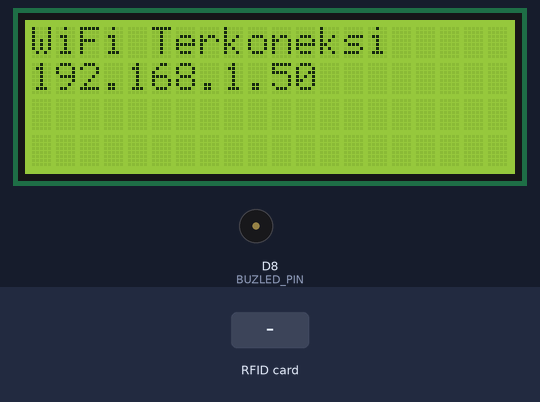
Simulated run of this sketch. Board: ESP8266 (NodeMCU). Shown: 20×4 character LCD, buzzer (waves = sounding, pin HIGH). The test bench sets the inputs (shaded band). WiFi joins after 1.5 s; servers stay silent unless stated; uploads are accepted with an empty reply; EEPROM starts erased; what the sketch prints to the serial monitor is not drawn.

Above: at 2.9 s.
At 7.4 s:
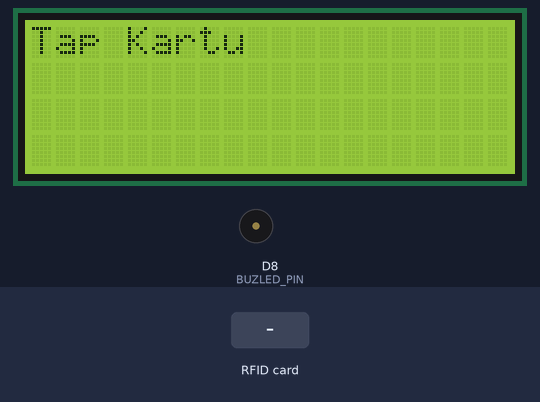
7.5 s: RFID card 12 34 56 78 held to the reader
Timing chart, 0 to 10.5 s (numbered marks = the images above; inputs shaded):
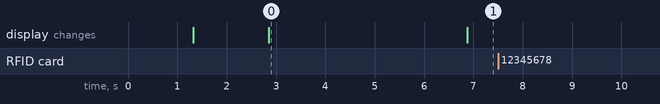

The sketch:

nodemcu.ino
```cpp
/*
 * NodeMCU Pin Configuration
 *
 * RFID MFRC522:
 * RST     -> D3 (GPIO0)
 * MISO    -> D6 (GPIO12)
 * MOSI    -> D7 (GPIO13)
 * SCK     -> D5 (GPIO14)
 * SDA/SS  -> D4 (GPIO2)
 * 3.3V    -> 3.3V
 * GND     -> GND
 *
 * LCD I2C 20x4:
 * SDA     -> D2 (GPIO4)
 * SCL     -> D1 (GPIO5)
 * VCC     -> 3.3V (5V highly recommended)
 * GND     -> GND
 *
 * BUZZER/LED:
 * Positif -> D8 (GPIO15)
 * Negatif -> GND
 */

#include "require.hpp"

void setup() {
  delay(1000);
  Serial.begin(115200);
  intro();
  initializeHardware();
  initializeConfig();
  initializeWiFi();
  initializeWebServer();
  conclusion();
  attachTicker();
}

void loop() {
  checkCard();
  yield();
}
```

conclusion.cpp
```cpp
#include "require.hpp"

void conclusion() {
  Serial.println(F("====={ Conclusion }====="));
  if (condition.conf && condition.lcd && condition.rfid && condition.wifi) {
    Serial.println(F("All Checking are passed. you can start scanning"));
    runprogram = true;
  } else {
    Serial.println(F("Error list:"));
    if (!condition.conf) Serial.println(F("- EEPROM has empty"));
    if (!condition.lcd) Serial.println(F("- LCD not connected, check your cable"));
    if (!condition.rfid) Serial.println(F("- RFID MFRC522 not detected"));
    if (!condition.wifi) Serial.println(F("- WiFi not connected, using AP mode"));
    runprogram = false;
  }
}
```

globalVariable.cpp
```cpp
#include "require.hpp"

WiFiUDP ntpUDP;
Condition condition;

NTPClient timeClient(ntpUDP, NTPSERVER, NTPOFFSET);

int I2CADDR = 0x27;
bool runprogram = false;
const char html[] PROGMEM = R"rawliteral(
<!DOCTYPE html>
<html lang="id">
<head>
    <meta charset="UTF-8">
    <meta name="viewport" content="width=device-width, initial-scale=1">
    <title>Konfigurasi NodeMCU</title>
    <style>
        :root {
            --primary-color: #4361ee;
            --primary-hover: #3a56d4;
            --text-color: #333;
            --light-text: #666;
            --lighter-text: #999;
            --success-color: #2ecc71;
            --error-color: #e74c3c;
            --bg-color: #f0f2f5;
            --card-bg: #ffffff;
            --border-radius: 12px;
            --input-border: #e1e4e8;
            --input-focus: #4361ee;
            --box-shadow: 0 10px 15px -3px rgba(0, 0, 0, 0.1), 0 4px 6px -2px rgba(0, 0, 0, 0.05);
        }

        * {
            margin: 0;
            padding: 0;
            box-sizing: border-box;
            font-family: 'Segoe UI', Tahoma, Geneva, Verdana, sans-serif;
        }

        body {
            background: var(--bg-color);
            color: var(--text-color);
            padding: 20px;
            display: flex;
            justify-content: center;
            align-items: center;
            min-height: 100vh;
            line-height: 1.6;
        }

        .container {
            max-width: 420px;
            width: 100%;
            background: var(--card-bg);
            padding: 28px;
            border-radius: var(--border-radius);
            box-shadow: var(--box-shadow);
            animation: fadeIn 0.5s ease-out;
        }

        @keyframes fadeIn {
            from { opacity: 0; transform: translateY(20px); }
            to { opacity: 1; transform: translateY(0); }
        }

        .header {
            text-align: center;
            margin-bottom: 25px;
        }

        .header h1 {
            font-size: 24px;
            color: var(--text-color);
            margin-bottom: 8px;
            font-weight: 600;
        }

        .header p {
            color: var(--light-text);
            font-size: 14px;
        }

        .icon {
            margin: 0 auto 15px;
            width: 70px;
            height: 70px;
            background-color: rgba(67, 97, 238, 0.1);
            border-radius: 50%;
            display: flex;
            align-items: center;
            justify-content: center;
        }

        .form-group {
            margin-bottom: 18px;
            position: relative;
        }

        .form-label {
            display: block;
            margin-bottom: 8px;
            font-weight: 500;
            font-size: 14px;
            color: var(--light-text);
        }

        .form-control {
            width: 100%;
            padding: 12px 16px;
            border: 1px solid var(--input-border);
            border-radius: 8px;
            font-size: 16px;
            transition: all 0.3s ease;
            background-color: #fafbfc;
        }

        .form-control:focus {
            border-color: var(--input-focus);
            outline: none;
            box-shadow: 0 0 0 3px rgba(67, 97, 238, 0.25);
            background-color: #fff;
        }

        .form-control::placeholder {
            color: var(--lighter-text);
        }

        .btn {
            display: block;
            width: 100%;
            padding: 12px;
            font-size: 16px;
            border-radius: 8px;
            cursor: pointer;
            border: none;
            font-weight: 600;
            transition: all 0.3s ease;
            position: relative;
            overflow: hidden;
        }

        .btn-primary {
            color: #fff;
            background: var(--primary-color);
        }

        .btn-primary:hover {
            background: var(--primary-hover);
            transform: translateY(-2px);
            box-shadow: 0 5px 15px rgba(67, 97, 238, 0.4);
        }

        .btn-primary:active {
            transform: translateY(0);
        }

        .btn-primary:disabled {
            opacity: 0.7;
            cursor: not-allowed;
            transform: none;
            box-shadow: none;
        }

        .btn .spinner {
            display: none;
            width: 16px;
            height: 16px;
            border: 2px solid transparent;
            border-top-color: #ffffff;
            border-radius: 50%;
            position: absolute;
            top: 50%;
            left: 50%;
            margin-top: -8px;
            margin-left: -8px;
            animation: spin 1s linear infinite;
        }

        @keyframes spin {
            to { transform: rotate(360deg); }
        }

        .btn.loading .spinner {
            display: block;
        }

        .btn.loading .btn-text {
            visibility: hidden;
        }

        .alert {
            padding: 12px 16px;
            border-radius: 8px;
            margin-top: 20px;
            display: flex;
            align-items: center;
            transform: translateY(20px);
            opacity: 0;
            height: 0;
            overflow: hidden;
            transition: all 0.3s ease;
        }

        .alert.show {
            transform: translateY(0);
            opacity: 1;
            height: auto;
        }

        .alert-success {
            background: rgba(46, 204, 113, 0.15);
            color: #27ae60;
            border-left: 4px solid #2ecc71;
        }

        .alert-error {
            background: rgba(231, 76, 60, 0.15);
            color: #c0392b;
            border-left: 4px solid #e74c3c;
        }

        .alert-icon {
            margin-right: 12px;
            font-size: 18px;
        }

        .form-footer {
            text-align: center;
            margin-top: 25px;
            font-size: 13px;
            color: var(--lighter-text);
        }

        .show-password {
            position: absolute;
            right: 12px;
            top: 38px;
            cursor: pointer;
            color: var(--lighter-text);
            background: none;
            border: none;
            font-size: 16px;
        }

        @media (max-width: 480px) {
            .container {
                padding: 20px;
                border-radius: 8px;
            }
        }

        /* Styling untuk menampilkan kekuatan password */
        .password-strength {
            height: 5px;
            margin-top: 8px;
            border-radius: 3px;
            transition: all 0.3s ease;
            background: #f1f1f1;
        }

        .password-strength-meter {
            height: 100%;
            width: 0;
            border-radius: 3px;
            transition: all 0.3s ease;
        }

        .weak { width: 33%; background-color: #e74c3c; }
        .medium { width: 66%; background-color: #f39c12; }
        .strong { width: 100%; background-color: #2ecc71; }
    </style>
</head>
<body>
    <div class="container">
        <div class="header">
            <div class="icon">
                <svg width="32" height="32" viewBox="0 0 24 24" fill="none" stroke="#4361ee" stroke-width="2" stroke-linecap="round" stroke-linejoin="round">
                    <path d="M5 12h14"></path>
                    <path d="M12 5v14"></path>
                    <path d="M20 18v3h-3"></path>
                    <path d="M16 3h3v3"></path>
                    <path d="M4 20l2-2"></path>
                    <path d="M4 9V6h3"></path>
                </svg>
            </div>
            <h1>Konfigurasi NodeMCU</h1>
            <p>Masukkan informasi untuk mengkonfigurasi perangkat</p>
        </div>

        <form id="configForm">
            <div class="form-group">
                <label for="ssid" class="form-label">WiFi (SSID)</label>
                <input type="text" class="form-control" id="ssid" name="ssid" placeholder="Masukkan nama WiFi" required>
            </div>

            <div class="form-group">
                <label for="password" class="form-label">Password WiFi</label>
                <input type="password" class="form-control" id="password" name="password" placeholder="Masukkan password WiFi" required>
                <button type="button" class="show-password" id="togglePassword" aria-label="Tampilkan password">👁️</button>
                <div class="password-strength">
                    <div class="password-strength-meter" id="passwordStrength"></div>
                </div>
            </div>

            <div class="form-group">
                <label for="nodered" class="form-label">Node-RED URL</label>
                <input type="url" class="form-control" id="nodered" name="nodered" placeholder="http://IP:PORT/absensi" required>
            </div>

            <button type="submit" class="btn btn-primary">
                <span class="btn-text">Simpan Konfigurasi</span>
                <span class="spinner"></span>
            </button>
        </form>

        <div class="alert alert-success" id="successMsg">
            <span class="alert-icon">✅</span>
            <span>Konfigurasi berhasil disimpan! Perangkat akan terhubung kembali...</span>
        </div>

        <div class="alert alert-error" id="errorMsg">
            <span class="alert-icon">❌</span>
            <span>Gagal menyimpan konfigurasi. Silakan coba lagi.</span>
        </div>

        <div class="form-footer">
            NodeMCU Configuration v1.0 &copy; 2025
        </div>
    </div>

    <script>
        // Toggle password visibility
        document.getElementById('togglePassword').addEventListener('click', function() {
            const passwordInput = document.getElementById('password');
            if (passwordInput.type === 'password') {
                passwordInput.type = 'text';
                this.textContent = '🔒';
            } else {
                passwordInput.type = 'password';
                this.textContent = '👁️';
            }
        });

        // Password strength meter
        document.getElementById('password').addEventListener('input', function() {
            const password = this.value;
            const meter = document.getElementById('passwordStrength');

            if (password.length === 0) {
                meter.className = '';
                meter.style.width = '0';
                return;
            }

            // Simple password strength check
            if (password.length < 8) {
                meter.className = 'weak';
            } else if (password.length < 12 || !/[A-Z]/.test(password) || !/[0-9]/.test(password)) {
                meter.className = 'medium';
            } else {
                meter.className = 'strong';
            }
        });

        // Form submission
        document.getElementById('configForm').addEventListener('submit', function(e) {
            e.preventDefault();

            const formData = new FormData(e.target);
            const urlEncoded = new URLSearchParams(formData).toString();
            const submitBtn = document.querySelector('.btn-primary');

            // Show loading state
            submitBtn.classList.add('loading');
            submitBtn.disabled = true;

            // Hide any previous alerts
            document.getElementById('successMsg').classList.remove('show');
            document.getElementById('errorMsg').classList.remove('show');

            fetch('/save', {
                method: 'POST',
                headers: {
                    'Content-Type': 'application/x-www-form-urlencoded'
                },
                body: urlEncoded
            })
            .then(response => {
                if (response.ok) {
                    document.getElementById('successMsg').classList.add('show');
                    // Countdown for reload
                    let countdown = 3;
                    const intervalId = setInterval(() => {
                        countdown--;
                        if (countdown <= 0) {
                            clearInterval(intervalId);
                            location.reload();
                        }
                    }, 1000);
                } else {
                    throw new Error('Server responded with an error');
                }
            })
            .catch(error => {
                console.error('Gagal menyimpan:', error);
                document.getElementById('errorMsg').classList.add('show');
            })
            .finally(() => {
                // Reset button state
                submitBtn.classList.remove('loading');
                submitBtn.disabled = false;
            });
        });

        // Add input validation for URL format
        document.getElementById('nodered').addEventListener('input', function() {
            const urlPattern = /^(http|https):\/\/[^ "]+$/;
            if (this.value && !urlPattern.test(this.value)) {
                this.setCustomValidity('Silakan masukkan URL yang valid (dimulai dengan http:// atau https://)');
            } else {
                this.setCustomValidity('');
            }
        });
    </script>
</body>
</html>
)rawliteral";
```

hardware.cpp
```cpp
#include "require.hpp"

LiquidCrystal_I2C lcd(I2CADDR, LCD_COLS, LCD_ROWS);
MFRC522 rfid(SS_PIN, RST_PIN);

void initializeHardware() {
  Serial.println(F("====={ Initialization Hardware }====="));
  setupLCD();
  setupRFID();

  pinMode(BUZLED_PIN, OUTPUT);
  Serial.println();
}

void setupLCD() {
  Serial.print(F("* Setting Up LCD. "));
  Wire.begin(SDA_PIN, SCL_PIN);

  byte result = 0;
  Wire.beginTransmission(I2CADDR);
  result = Wire.endTransmission();
  if (result == 0) {
    Serial.println(F("check"));
    condition.lcd = true;
  } else {
    Serial.print(F("Failed. LCD Not Found At Address 0x"));
    Serial.println(I2CADDR, HEX);
    Serial.println(F("Scaning I2C..."));

    for (byte address = 1; address < 127; address++) {
      Wire.beginTransmission(address);
      result = Wire.endTransmission();
      if (result == 0) {
        Serial.print(F("I2C Device Detected At 0x"));
        Serial.println(address, HEX);
        I2CADDR = address;
        lcd = LiquidCrystal_I2C(address, LCD_COLS, LCD_ROWS);
        Serial.println(F("LCD Setting Done"));
      }
    }

    if (result != 0) {
      Serial.println(F("Noting I2C device Connected"));
      condition.lcd = false;
    };
  }

  lcd.init();
  lcd.backlight();
  lcd.clear();
}

void setupRFID() {
  Serial.print(F("* Setting Up RFID. "));
  SPI.begin();

  rfid.PCD_Init();
  byte v = rfid.PCD_ReadRegister(rfid.VersionReg);
  if (v == 0x00 || v == 0xFF) {
    Serial.println(F("Failed. Not detected"));
    condition.rfid = false;
  } else {
    Serial.println(F("check"));
    Serial.print(F("RFID Version: 0x"));
    Serial.println(v, HEX);
    condition.rfid = true;
  }

}

void restart() {
  ESP.restart();
}
```

intro.cpp
```cpp
#include "require.hpp"

void intro() {
  Serial.println();
  Serial.println(F("==================================================================================================================================="));
  Serial.println();
  Serial.println();
  Serial.println(F("           :::    :::      :::::::::::      :::::::::::                ::::::::      :::::::::::     :::::::::::          :::      "));
  Serial.println(F("          :+:    :+:          :+:              :+:                   :+:    :+:         :+:             :+:            :+: :+:     "));
  Serial.println(F("          +:+  +:+           +:+              +:+                   +:+                +:+             +:+           +:+   +:+     "));
  Serial.println(F("          +#++:+            +#+              +#+                   +#++:++#++         +#+             +#+          +#++:++#++:     "));
  Serial.println(F("        +#+  +#+           +#+              +#+                          +#+         +#+             +#+          +#+     +#+      "));
  Serial.println(F("      #+#    #+#          #+#              #+#                   #+#    #+#         #+#         #+# #+#          #+#     #+#       "));
  Serial.println(F("     ###    ###      ###########      ###########                ########      ###########      #####           ###     ###        "));
  Serial.println();
  Serial.println(F("                                           Sekolah Menengah Kejuruan Negeri 1 Dlanggu                                              "));
  Serial.println();
  Serial.println();
  Serial.println(F("==================================================================================================================================="));
  Serial.println();
}
```

taskTicker.cpp
```cpp
#include "require.hpp"

Ticker wifiTicker;
Ticker tapKartuTicker;
Ticker rfidTicker;

void attachTicker() {
  if (!runprogram) return;
  wifiTicker.attach(10, checkWiFi);
  rfidTicker.attach(1, setRFIDFlag);
  tapKartuTicker.attach(2, tapKartuDisplay);
}

void detachTicker() {
  wifiTicker.detach();
  rfidTicker.detach();
  tapKartuTicker.detach();
}
```

Source omitted: mainPrograms.cpp (599 bytes), noderedRequest.cpp (1780 bytes), require.hpp (2103 bytes), webServer.cpp (1565 bytes), wifiConnection.cpp (1234 bytes), Config.cpp (1051 bytes)

Measured:
- after the input at 7.5 s, every drawn part: stays the same
- what the display in image 0 shows lasts 4.0 s, from 2.9 s to 6.9 s
